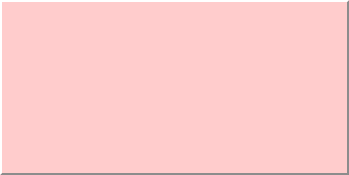
<?xml version="1.0" encoding="UTF-8"?>
<ui version="4.0">
 <class>Form</class>
 <widget class="QWidget" name="Form">
  <property name="geometry">
   <rect>
    <x>0</x>
    <y>0</y>
    <width>349</width>
    <height>175</height>
   </rect>
  </property>
  <property name="minimumSize">
   <size>
    <width>349</width>
    <height>175</height>
   </size>
  </property>
  <property name="maximumSize">
   <size>
    <width>349</width>
    <height>175</height>
   </size>
  </property>
  <property name="windowTitle">
   <string>Form</string>
  </property>
  <layout class="QVBoxLayout" name="verticalLayout">
   <property name="spacing">
    <number>0</number>
   </property>
   <property name="leftMargin">
    <number>0</number>
   </property>
   <property name="topMargin">
    <number>0</number>
   </property>
   <property name="rightMargin">
    <number>0</number>
   </property>
   <property name="bottomMargin">
    <number>0</number>
   </property>
   <item>
    <widget class="QPlainTextEdit" name="Lab_ProgramEdit">
     <property name="styleSheet">
      <string notr="true">background-color: rgb(255, 204, 204);
border-left: 2px solid white;
border-top: 2px solid white;
border-bottom: 2px solid rgb(140,140,140);
border-right: 2px solid rgb(140,140,140);</string>
     </property>
    </widget>
   </item>
  </layout>
 </widget>
 <resources/>
 <connections/>
</ui>
